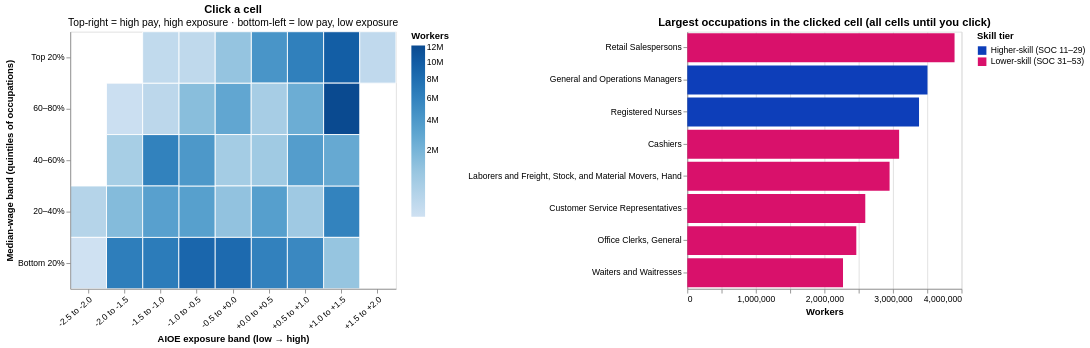

The notebook cell this image was saved under:
### Markdown cell above
### Visual 6 — Where do workers actually sit?
Each cell is an exposure band × wage band, shaded by the number of workers.
**How to use it:** hover for counts. Click a cell to list its largest occupations.

### Code cell
cell_click = alt.selection_point(fields=['aioe_bin', 'wage_band'], on='click')

heat = (alt.Chart(df).mark_rect(stroke='white', strokeWidth=1).encode(
    x=alt.X('aioe_bin:O', sort=BIN_ORDER, title='AIOE exposure band (low → high)',
            axis=alt.Axis(labelAngle=-40)),
    y=alt.Y('wage_band:O', sort=BAND_ORDER, title='Median-wage band (quintiles of occupations)'),
    color=alt.Color('sum(TOT_EMP):Q', scale=alt.Scale(scheme='blues', type='sqrt'),
                    title='Workers', legend=alt.Legend(format='~s')),
    opacity=alt.condition(cell_click, alt.value(1), alt.value(0.4)),
    tooltip=[alt.Tooltip('aioe_bin:O', title='AIOE band'),
             alt.Tooltip('wage_band:O', title='Wage band'),
             alt.Tooltip('sum(TOT_EMP):Q', title='Workers', format=',.0f'),
             alt.Tooltip('count():Q', title='Occupations')],
).add_params(cell_click).properties(
    width=380, height=300,
    title=alt.TitleParams('Click a cell',
                          subtitle=['Top-right = high pay, high exposure · bottom-left = low pay, low exposure'])))

top_occ = (alt.Chart(df).transform_filter(cell_click)
           .transform_window(rank='rank()', sort=[alt.SortField('TOT_EMP', order='descending')])
           .transform_filter(alt.datum.rank <= 8)
           .mark_bar().encode(
               x=alt.X('TOT_EMP:Q', title='Workers'),
               y=alt.Y('occupation:N', sort='-x', title=None, axis=alt.Axis(labelLimit=280)),
               color=tier_color(True),
               tooltip=occ_tip)
           .properties(width=320, height=300,
                       title='Largest occupations in the clicked cell (all cells until you click)'))

visual6 = heat | top_occ
visual6

### Figure 1 — Vega-Lite specification as saved in the notebook (floating-point values rounded to 4 significant figures; data arrays with more than 128 entries replaced by an {"elided": "..."} marker saying what was removed)
{"config": {"view": {"continuousWidth": 300, "continuousHeight": 300}}, "hconcat": [{"mark": {"type": "rect", "stroke": "white", "strokeWidth": 1}, "encoding": {"color": {"aggregate": "sum", "field": "TOT_EMP", "legend": {"format": "~s"}, "scale": {"scheme": "blues", "type": "sqrt"}, "title": "Workers", "type": "quantitative"}, "opacity": {"condition": {"param": "param_5d10e0899267b8db", "value": 1}, "value": 0.4}, "tooltip": [{"field": "aioe_bin", "title": "AIOE band", "type": "ordinal"}, {"field": "wage_band", "title": "Wage band", "type": "ordinal"}, {"aggregate": "sum", "field": "TOT_EMP", "format": ",.0f", "title": "Workers", "type": "quantitative"}, {"aggregate": "count", "title": "Occupations", "type": "quantitative"}], "x": {"axis": {"labelAngle": -40}, "field": "aioe_bin", "sort": ["-2.5 to -2.0", "-2.0 to -1.5", "-1.5 to -1.0", "-1.0 to -0.5", "-0.5 to +0.0", "+0.0 to +0.5", "+0.5 to +1.0", "+1.0 to +1.5", "+1.5 to +2.0"], "title": "AIOE exposure band (low → high)", "type": "ordinal"}, "y": {"field": "wage_band", "sort": ["Top 20%", "60–80%", "40–60%", "20–40%", "Bottom 20%"], "title": "Median-wage band (quintiles of occupations)", "type": "ordinal"}}, "height": 300, "name": "view_6052ff4bc18f4310_0", "title": {"text": "Click a cell", "subtitle": ["Top-right = high pay, high exposure · bottom-left = low pay, low exposure"]}, "width": 380}, {"mark": {"type": "bar"}, "encoding": {"color": {"field": "skill_tier", "legend": {"title": "Skill tier"}, "scale": {"domain": ["Higher-skill (SOC 11–29)", "Lower-skill (SOC 31–53)"], "range": ["#0d3eb9", "#d9116bff"]}, "type": "nominal"}, "tooltip": [{"field": "occupation", "title": "Occupation", "type": "nominal"}, {"field": "major_group", "title": "Group", "type": "nominal"}, {"field": "AIOE", "format": ".2f", "title": "AIOE", "type": "quantitative"}, {"field": "A_MEDIAN", "format": "$,.0f", "title": "Median wage", "type": "quantitative"}, {"field": "TOT_EMP", "format": ",.0f", "title": "Workers", "type": "quantitative"}], "x": {"field": "TOT_EMP", "title": "Workers", "type": "quantitative"}, "y": {"axis": {"labelLimit": 280}, "field": "occupation", "sort": "-x", "title": null, "type": "nominal"}}, "height": 300, "title": "Largest occupations in the clicked cell (all cells until you click)", "transform": [{"filter": {"param": "param_5d10e0899267b8db"}}, {"window": [{"op": "rank", "field": "", "as": "rank"}], "sort": [{"field": "TOT_EMP", "order": "descending"}]}, {"filter": "(datum.rank <= 8)"}], "width": 320}], "data": {"name": "data-ce9e1a80752f62f2262d3f2b586ebb21"}, "params": [{"name": "param_5d10e0899267b8db", "select": {"type": "point", "fields": ["aioe_bin", "wage_band"], "on": "click"}, "views": ["view_6052ff4bc18f4310_0"]}], "$schema": "https://vega.github.io/schema/vega-lite/v6.4.1.json", "datasets": {"data-ce9e1a80752f62f2262d3f2b586ebb21": {"elided": "670 records"}}}
